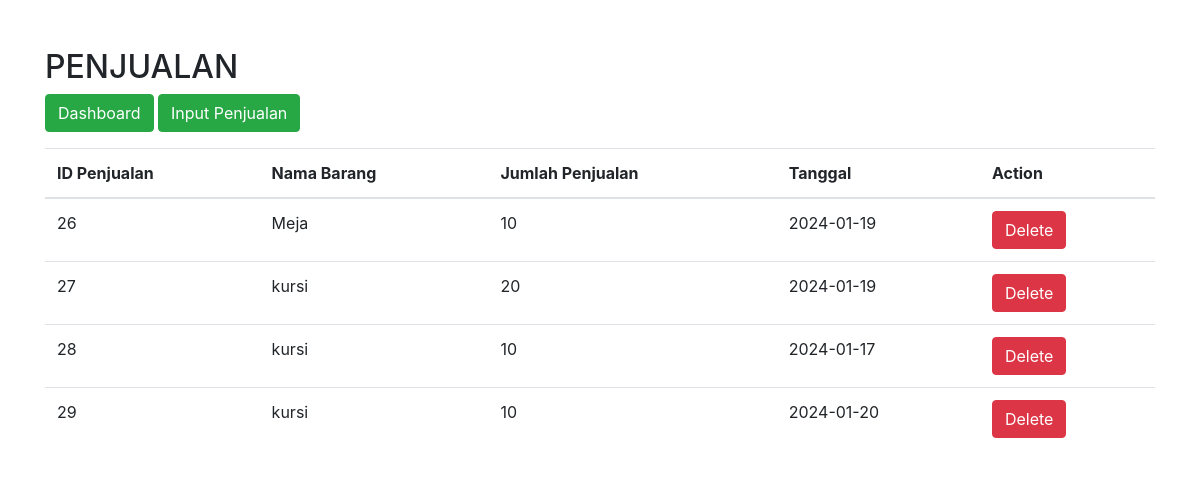
The page /tampil_sales.php on the database its author committed.
### tables this page shows
CREATE TABLE `penjualan` (
  `id_penjualan` int(5) NOT NULL,
  `jml_jual` varchar(3) NOT NULL,
  `total` int(15) DEFAULT NULL,
  `id` int(11) NOT NULL,
  `Tanggal` date DEFAULT NULL
);

CREATE TABLE `product` (
  `id` int(11) NOT NULL,
  `nama_barang` varchar(255) NOT NULL,
  `stock` int(11) DEFAULT NULL,
  `harga_beli` float NOT NULL,
  `harga_jual` float DEFAULT NULL
);

### sales.php (called while the page is built, shortened)
<?php
class Sales {
    private $conn;
    public function __construct($conn) {
        $this->conn = $conn;
    }
    public function getSales() {
        $sales = array();
        $result = $this->conn->query("SELECT penjualan.id_penjualan, penjualan.tanggal, product.id, product.nama_barang, penjualan.jml_jual,
									penjualan.total, product.stock, product.harga_beli, SUM(penjualan.jml_jual) as terjual
                                  FROM penjualan
                                  JOIN product ON penjualan.id = product.id
                                  GROUP BY penjualan.id_penjualan");
        while ($row = $result->fetch_assoc()) {
            $sales[] = $row;
        }
        return $sales;
    }
}
?>

### tampil_sales.php (the view, shortened to what this page needs)
<?php
require_once "config.php";
require_once "sales.php";
$salesHandler = new Sales($conn);
$sales = $salesHandler->getSales();
?>
<!DOCTYPE html>
<html lang="en">
<head>
    <link rel="stylesheet" href="https://stackpath.bootstrapcdn.com/bootstrap/4.5.2/css/bootstrap.min.css">
</head>
<body>
    <div class="container mt-5">
        <div class="mt-5 mb-3 clearfix">
            <h2 class="pull-left">PENJUALAN</h2>
            <a href="index.php" class="btn btn-success pull-left">Dashboard</a>
            <a href="add_sales.php" class="btn btn-success pull-left">Input Penjualan</a>
        </div>
        <table class="table">
            <thead>
                <tr>
                    <th>ID Penjualan</th>
                    <th>Nama Barang</th>
                    <th>Jumlah Penjualan</th>
					<th>Tanggal</th>
                    <th>Action</th>
                </tr>
            </thead>
            <tbody>
                <?php foreach ($sales as $sale) : ?>
                    <tr>
                        <td><?php echo $sale['id_penjualan']; ?></td>
                        <td><?php echo $sale['nama_barang']; ?></td>
                        <td><?php echo $sale['jml_jual']; ?></td>
						<td><?php echo $sale['tanggal']; ?></td>
                        <td>
                            <a href="index.php?delete1=<?php echo $sale['id_penjualan']; ?>" class="btn btn-danger">Delete</a>
                        </td>
                    </tr>
                <?php endforeach; ?>
            </tbody>
        </table>
    </div>
</body>
</html>

### tampil_sales.php (style rules this page uses)
body { font-family: Arial, sans-serif; }

### rows shown on the page
penjualan: id_penjualan "26", id.nama_barang "Meja", jml_jual "10", Tanggal "2024-01-19"
penjualan: id_penjualan "27", id.nama_barang "kursi", jml_jual "20", Tanggal "2024-01-19"
penjualan: id_penjualan "28", id.nama_barang "kursi", jml_jual "10", Tanggal "2024-01-17"
penjualan: id_penjualan "29", id.nama_barang "kursi", jml_jual "10", Tanggal "2024-01-20"
